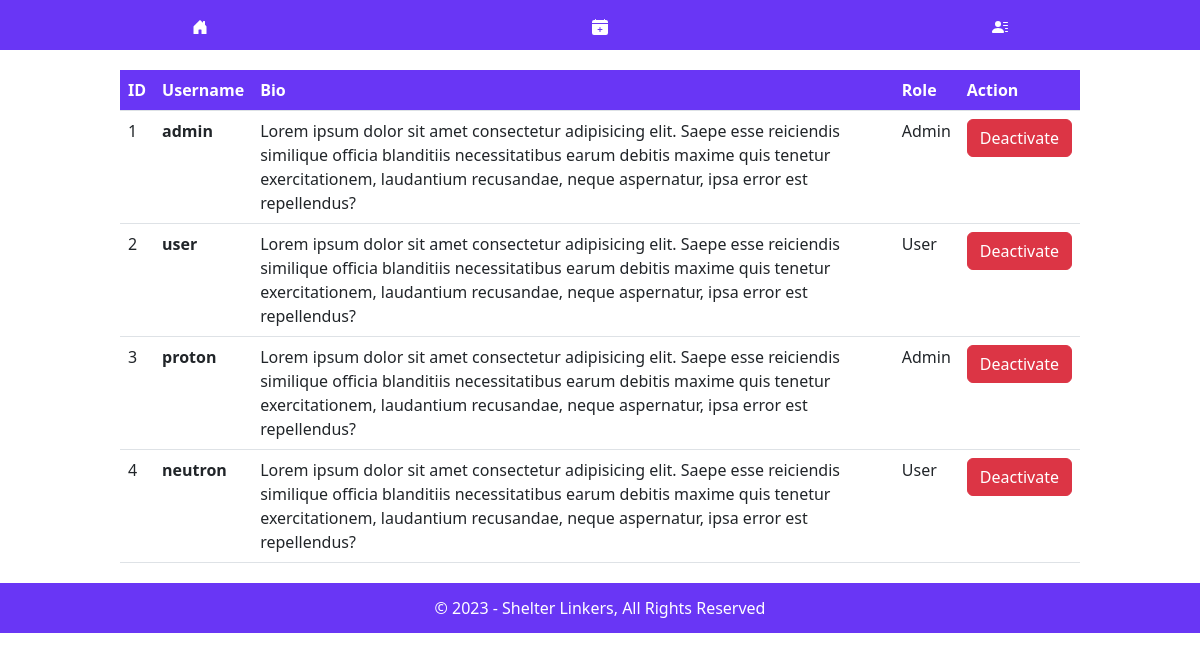
The page /users.php (signed in) on the database its author committed.
### tables this page shows
CREATE TABLE `users` (
  `user_id` int(11) NOT NULL,
  `username` varchar(20) NOT NULL,
  `password` varchar(255) NOT NULL,
  `role` int(11) NOT NULL COMMENT '0A 1T 2S',
  `content` text NOT NULL
);

### users.php (the view, shortened to what this page needs)
<!DOCTYPE html>
<html lang="en">
<head>
    <?php include("global/conn.php"); ?>
    <link rel="stylesheet" href="https://cdn.jsdelivr.net/npm/bootstrap@5.2.3/dist/css/bootstrap.min.css">
    <link rel="stylesheet" href="style.css">
</head>
<body>
    <?php include("header.php"); ?>
    <div class="content">
        <?php
        $sql = "SELECT * FROM users";
        if ($result = mysqli_query($conn, $sql)) {
            if (mysqli_num_rows($result) > 0) {
        ?>
                <table class="table">
                    <thead class="thead-dark">
                        <tr>
                            <th scope="col">ID</th>
                            <th scope="col">Username</th>
                            <th scope="col">Bio</th>
                            <th scope="col">Role</th>
                            <th scope="col">Action</th>
                        </tr>
                    </thead>
                    <tbody>
                        <?php
                        while ($row = mysqli_fetch_array($result)) {
                            $username = $row['username'];
                        ?>
                            <tr>
                                <td><?php echo $row['user_id']; ?></td>
                                <td><b><?php echo ($row['username']); ?></b></td>
                                <td><?php echo(@$row['content']); ?></td>
                                <td><?php if ($row['role'] == 0) {
                                        echo ("Admin");
                                    } else {
                                        echo ("User");
                                    } ?></td>
                                <td><a class="btn btn-danger" href="deleteuser.php?id=<?php echo ($username); ?>">Deactivate</a></td>
                            </tr>
                        <?php
                        }
                        ?>
                    </tbody>
                </table>
        <?php
            }
        }
        ?>
    </div>
    <?php
    include("footer.php");
    ?>
</body>
</html>

### style.css (style rules this page uses)
.content { width: 80%; height: 100%; margin: 0 auto; }
a { text-decoration: none !important; }
.thead-dark { background-color: #6936f5 !important; color: white !important; }

### rows shown on the page
users: user_id "1", username "admin", content "Lorem ipsum dolor sit amet consectetur adipisicing elit. Saepe esse reiciendis similique officia blanditiis necessitatibus earum debitis maxime quis tenetur exercitationem, laudantium recusandae, neque aspernatur, ipsa error est repellendus?", role "Admin"
users: user_id "2", username "user", content "Lorem ipsum dolor sit amet consectetur adipisicing elit. Saepe esse reiciendis similique officia blanditiis necessitatibus earum debitis maxime quis tenetur exercitationem, laudantium recusandae, neque aspernatur, ipsa error est repellendus?", role "User"
users: user_id "3", username "proton", content "Lorem ipsum dolor sit amet consectetur adipisicing elit. Saepe esse reiciendis similique officia blanditiis necessitatibus earum debitis maxime quis tenetur exercitationem, laudantium recusandae, neque aspernatur, ipsa error est repellendus?", role "Admin"
users: user_id "4", username "neutron", content "Lorem ipsum dolor sit amet consectetur adipisicing elit. Saepe esse reiciendis similique officia blanditiis necessitatibus earum debitis maxime quis tenetur exercitationem, laudantium recusandae, neque aspernatur, ipsa error est repellendus?", role "User"
